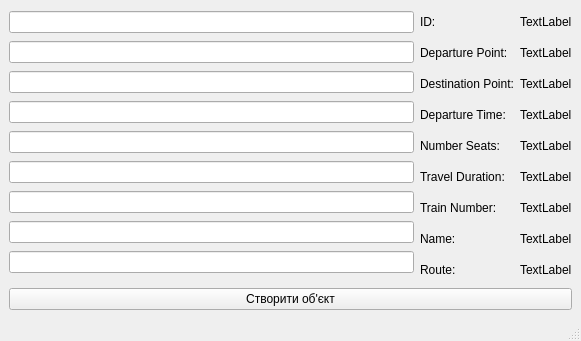
<?xml version="1.0" encoding="UTF-8"?>
<ui version="4.0">
 <class>MainWindow</class>
 <widget class="QMainWindow" name="MainWindow">
  <property name="geometry">
   <rect>
    <x>0</x>
    <y>0</y>
    <width>581</width>
    <height>341</height>
   </rect>
  </property>
  <property name="windowTitle">
   <string>MainWindow</string>
  </property>
  <widget class="QWidget" name="centralwidget">
   <layout class="QVBoxLayout" name="verticalLayout_5">
    <item>
     <layout class="QVBoxLayout" name="verticalLayout_4">
      <item>
       <layout class="QHBoxLayout" name="horizontalLayout_3">
        <item>
         <layout class="QVBoxLayout" name="verticalLayout">
          <item>
           <widget class="QLineEdit" name="IdLineEdit"/>
          </item>
          <item>
           <widget class="QLineEdit" name="DeparturePointLineEdit"/>
          </item>
          <item>
           <widget class="QLineEdit" name="DestinationPointLineEdit"/>
          </item>
          <item>
           <widget class="QLineEdit" name="DepartureTimeLineEdit"/>
          </item>
          <item>
           <widget class="QLineEdit" name="NumberSeatsLineEdit"/>
          </item>
          <item>
           <widget class="QLineEdit" name="TravelDurationLineEdit"/>
          </item>
          <item>
           <widget class="QLineEdit" name="TrainNumberLineEdit"/>
          </item>
          <item>
           <widget class="QLineEdit" name="NameLineEdit"/>
          </item>
          <item>
           <widget class="QLineEdit" name="RouteLineEdit"/>
          </item>
         </layout>
        </item>
        <item>
         <layout class="QVBoxLayout" name="verticalLayout_2">
          <item>
           <widget class="QLabel" name="label">
            <property name="text">
             <string>ID:</string>
            </property>
           </widget>
          </item>
          <item>
           <widget class="QLabel" name="label_2">
            <property name="text">
             <string>Departure Point:</string>
            </property>
           </widget>
          </item>
          <item>
           <widget class="QLabel" name="label_3">
            <property name="text">
             <string>Destination Point:</string>
            </property>
           </widget>
          </item>
          <item>
           <widget class="QLabel" name="label_4">
            <property name="text">
             <string>Departure Time:</string>
            </property>
           </widget>
          </item>
          <item>
           <widget class="QLabel" name="label_5">
            <property name="text">
             <string>Number Seats:</string>
            </property>
           </widget>
          </item>
          <item>
           <widget class="QLabel" name="label_6">
            <property name="text">
             <string>Travel Duration:</string>
            </property>
           </widget>
          </item>
          <item>
           <widget class="QLabel" name="label_7">
            <property name="text">
             <string>Train Number:</string>
            </property>
           </widget>
          </item>
          <item>
           <widget class="QLabel" name="label_8">
            <property name="text">
             <string>Name:</string>
            </property>
           </widget>
          </item>
          <item>
           <widget class="QLabel" name="label_9">
            <property name="text">
             <string>Route:</string>
            </property>
           </widget>
          </item>
         </layout>
        </item>
        <item>
         <layout class="QVBoxLayout" name="verticalLayout_3">
          <item>
           <widget class="QLabel" name="IdLabel">
            <property name="text">
             <string>TextLabel</string>
            </property>
           </widget>
          </item>
          <item>
           <widget class="QLabel" name="DeparturePointLabel">
            <property name="text">
             <string>TextLabel</string>
            </property>
           </widget>
          </item>
          <item>
           <widget class="QLabel" name="DestinationPointLabel">
            <property name="text">
             <string>TextLabel</string>
            </property>
           </widget>
          </item>
          <item>
           <widget class="QLabel" name="DepartureTimeLabel">
            <property name="text">
             <string>TextLabel</string>
            </property>
           </widget>
          </item>
          <item>
           <widget class="QLabel" name="NumberSeatsLabel">
            <property name="text">
             <string>TextLabel</string>
            </property>
           </widget>
          </item>
          <item>
           <widget class="QLabel" name="TravelDurationLabel">
            <property name="text">
             <string>TextLabel</string>
            </property>
           </widget>
          </item>
          <item>
           <widget class="QLabel" name="TrainNumberLabel">
            <property name="text">
             <string>TextLabel</string>
            </property>
           </widget>
          </item>
          <item>
           <widget class="QLabel" name="NameLabel">
            <property name="text">
             <string>TextLabel</string>
            </property>
           </widget>
          </item>
          <item>
           <widget class="QLabel" name="RouteLabel">
            <property name="text">
             <string>TextLabel</string>
            </property>
           </widget>
          </item>
         </layout>
        </item>
       </layout>
      </item>
      <item>
       <widget class="QPushButton" name="pushButton">
        <property name="text">
         <string>Створити об'єкт</string>
        </property>
       </widget>
      </item>
     </layout>
    </item>
   </layout>
  </widget>
  <widget class="QMenuBar" name="menubar">
   <property name="geometry">
    <rect>
     <x>0</x>
     <y>0</y>
     <width>581</width>
     <height>20</height>
    </rect>
   </property>
  </widget>
  <widget class="QStatusBar" name="statusbar"/>
 </widget>
 <resources/>
 <connections/>
</ui>
